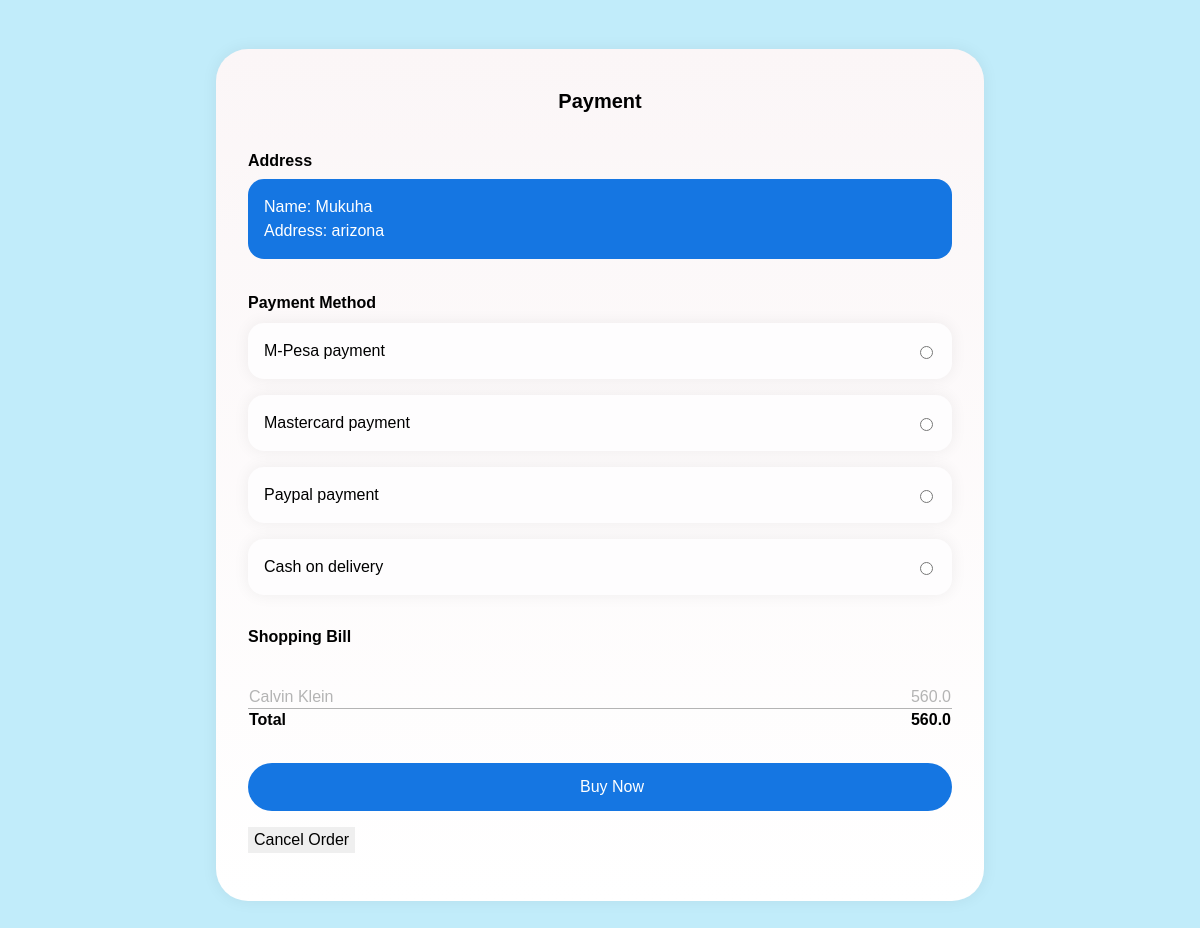
Screenshot of /pay/1 with the database file from the repository.
### app.py (models this page shows)
class Order(db.Model):
    id = db.Column(db.Integer, primary_key=True)
    user_id = db.Column(db.Integer, db.ForeignKey('user.id', ondelete='CASCADE'), nullable=False)
    total = db.Column(db.Float, nullable=False)
    full_name = db.Column(db.String(100), nullable=False)
    address = db.Column(db.String(255), nullable=False)
    items = db.relationship('OrderItem', backref='order', lazy=True)

class OrderItem(db.Model):
    id = db.Column(db.Integer, primary_key=True)
    order_id = db.Column(db.Integer, db.ForeignKey('order.id', ondelete='CASCADE'), nullable=False)
    product_name = db.Column(db.String(80), nullable=False)
    product_price = db.Column(db.Float, nullable=False)
    quantity = db.Column(db.Integer, nullable=False)

### app.py (the view)
@app.route('/pay/<int:order_id>')
def pay(order_id):
    order = Order.query.get_or_404(order_id)
    order_items = OrderItem.query.filter_by(order_id=order_id).all()
    return render_template('user/templates/pay.html', order=order, order_items=order_items, user=current_user)

### templates/user/templates/pay.html (shortened to what this page needs)
<html>
<head>
  <link rel="stylesheet" href="../../../static/css/pay.css">
</head>
<body style="block-size: 950px;">
<div class="iphone">
  <header class="header">
    <h1>Payment</h1>
  </header>
  <form  class="form" >
    <div>
      <h2>Address</h2>
      <div class="card">
        <address>
          Name: {{ order.full_name }}<br />
          Address: {{ order.address }}
        </address>
      </div>
    </div>
    <fieldset>
      <legend>Payment Method</legend>
      <div class="form__radios">
    <div class="form__radio">
        <label for="mpesa">
            M-Pesa payment
        </label>
        <input id="mpesa" name="payment-method" type="radio" />
    </div>
        <div class="form__radio">
        <label for="mastercard">
            Mastercard payment
        </label>
        <input id="mastercard" name="payment-method" type="radio" />
    </div>
        <div class="form__radio">
        <label for="paypal">
            Paypal payment
        </label>
        <input id="paypal" name="payment-method" type="radio" />
    </div>
        <div class="form__radio">
          <label for="cash">
            Cash on delivery
            </label>
          <input id="cash" name="payment-method" type="radio" />
        </div>
      </div>
    </fieldset>
    <h2>Shopping Bill</h2>
    <div>
      {% for item in order_items %}
      <table>
        <tbody>
          <tr>
            <td>{{ item.product_name }}</td>
            <td align="right">{{ item.product_price }}</td>
          </tr>
           {% endfor %}
        </tbody>
        <tfoot>
          <tr>
            <td>Total</td>
            <td align="right">{{ order.total }}</td>
          </tr>
        </tfoot>
      </table>
    </div>
    <div>
      <button class="button button--full" id="buy"><svg class="icon">
          <a href="" class="button button--full" id="buy">Buy now</a>
        </svg>Buy Now</button>
    </div>
  </form>
  <form id="cancelOrderForm" action="{{ url_for('cancel_order', order_id=order.id) }}" method="post">
    <button type="button" class="btn btn-danger" onclick="confirmCancel()">Cancel Order</button>
</form>
</div>
</body>
</html>

### static/css/pay.css (style rules this page uses)
:root { --color-background: #C1ECFA; --color-primary: #1576E2; --font-family-base: Poppin, sans-serif; --font-size-h1: 1.25rem; --font-size-h2: 1rem; }
* { box-sizing: inherit; }
html { box-sizing: border-box; }
body { background-color: var(--color-background); display: grid; font-family: var(--font-family-base); line-height: 1.5; margin: 0; min-block-size: 100vh; padding: 5vmin; place-items: center; }
address { font-style: normal; }
button { border: 0; color: inherit; cursor: pointer; font: inherit; }
fieldset { border: 0; margin: 0; padding: 0; }
h1 { font-size: var(--font-size-h1); line-height: 1.2; margin-block: 0 1.5em; }
h2 { font-size: var(--font-size-h2); line-height: 1.2; margin-block: 0 0.5em; }
legend { font-weight: 600; margin-block-end: 0.5em; padding: 0; }
input { border: 0; color: inherit; font: inherit; }
input[type="radio"] { accent-color: var(--color-primary); }
table { border-collapse: collapse; inline-size: 100%; }
tbody { color: #b4b4b4; }
td { padding-block: 0.125em; }
tfoot { border-top: 1px solid #b4b4b4; font-weight: 600; }
.button { align-items: center; background-color: var(--color-primary); border-radius: 999em; color: #fff; display: flex; gap: 0.5em; justify-content: center; padding-block: 0.75em; padding-inline: 1em; transition: 0.3s; }
.button--full { inline-size: 100%; }
.card { border-radius: 1em; background-color: var(--color-primary); color: #fff; padding: 1em; }
.form { display: grid; gap: 2em; }
.form__radios { display: grid; gap: 1em; }
.form__radio { align-items: center; background-color: #fefdfe; border-radius: 1em; box-shadow: 0 0 1em rgba(0, 0, 0, 0.0625); display: flex; padding: 1em; }
.form__radio label { align-items: center; display: flex; flex: 1; gap: 1em; }
.header { display: flex; justify-content: center; padding-block: 0.5em; padding-inline: 1em; }
.icon { block-size: 1em; display: inline-block; fill: currentColor; inline-size: 1em; vertical-align: middle; }
.iphone { background-color: #fbf6f7; background-image: linear-gradient(to bottom, #fbf6f7, #fff); border-radius: 2em; box-shadow: 0 0 1em rgba(0, 0, 0, 0.0625); inline-size: 768px; overflow: auto; padding: 2em; }

### rows the page displays
Order: full_name "Mukuha", address "arizona", total "560.0"
OrderItem: product_name "Calvin Klein", product_price "560.0"
